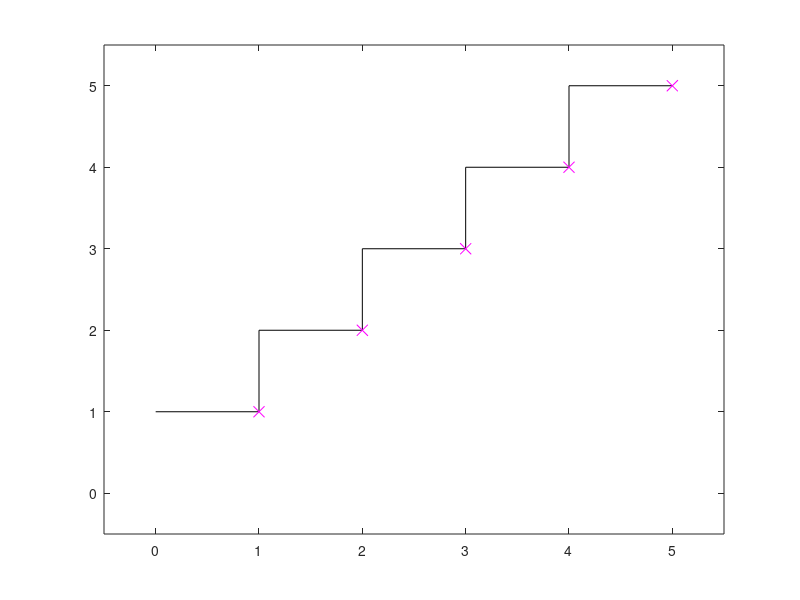

Write the MATLAB code that produced this figure.
clear all
close all
clc

x = [1 1 1 1 1];
y = [1 2 3 4 5];

cum_x = cumsum(x);

figure(1); clf; hold on; box on;
stairs([0 cum_x], [y y(end)], 'k');
plot(cum_x, y, 'mx', 'markersize', 8);
axis([-0.5 5.5 -0.5 5.5]);
